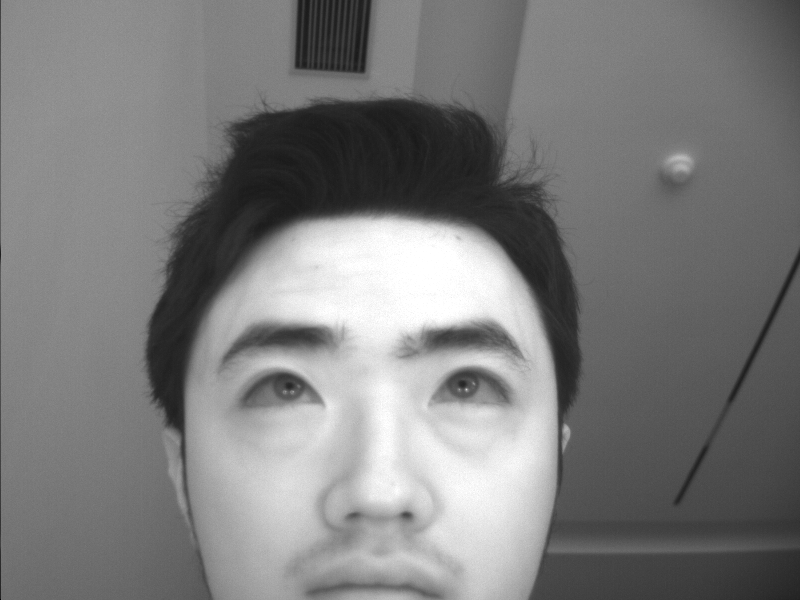
//> input picture 6.bmp, 800 x 600 px
$ ./test2   (built with g++ and OpenCV 4)
//> lines starting //> are read from the running program, lines starting //| are printed output that depends on the picture; after the words box and inside, x2 and y2 are one past the last pixel; in counts of white or black regions, pixels touching at a corner belong together
#include <opencv2/opencv.hpp>
#include <opencv2/objdetect.hpp>
#include <iostream>
#include <vector>
#include <fstream>

int main() {
    // 加载图像
    cv::Mat image = cv::imread("6.bmp", cv::IMREAD_GRAYSCALE); // 替换为你的图像路径
//> image is the input picture: 600 rows x 800 cols, CV_8UC1; min 0, max 255, mean 124.6
    if (image.empty()) {
        std::cerr << "Error: Unable to load image!" << std::endl;
        return -1;
    }

    // 加载眼睛检测器
    cv::CascadeClassifier eye_cascade;
    if (!eye_cascade.load("haarcascades/haarcascade_eye.xml")) { // 确保路径正确
        std::cerr << "Error: Unable to load eye cascade classifier!" << std::endl;
        return -1;
    }

    // 检测眼睛
    std::vector<cv::Rect> eyes;
    eye_cascade.detectMultiScale(image, eyes, 1.1, 4, 0, cv::Size(30, 30)); // 最小检测尺寸
//> eyes = 2 Rects (x, y, width, height): [420, 341, 91, 91], [230, 341, 95, 95]

    // 在图像上绘制矩形框
    for (const auto& eye : eyes) {
        cv::rectangle(image, eye, cv::Scalar(0, 255, 0), 2); // 绿色矩形框
    }
//> this loop made 2 passes
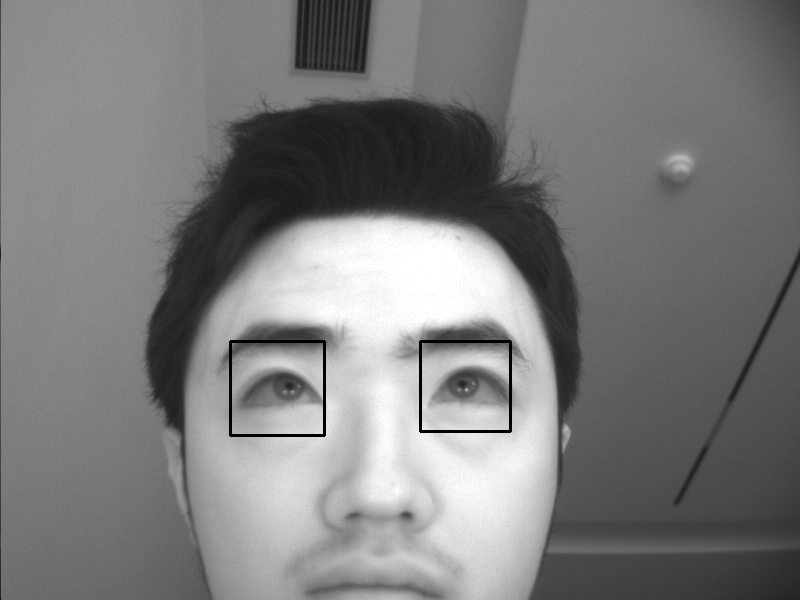
//> image: 600 rows x 800 cols, CV_8UC1; 0.46% of pixels changed, all inside (x1, y1, x2, y2) = (229, 340, 512, 437)

    // 假设检测到的两个眼睛是左右眼（按x坐标排序）
    if (eyes.size() < 2) {
        std::cerr << "Less than two eyes detected. Cannot process further." << std::endl;
        return -1;
    }

    // 按x坐标排序，确保左眼在前，右眼在后
    std::sort(eyes.begin(), eyes.end(), [](const cv::Rect& a, const cv::Rect& b) {
        return a.x < b.x;
        });
//> eyes = 2 Rects (x, y, width, height): [230, 341, 95, 95], [420, 341, 91, 91]

    // 转换为彩色图像用于绘制
    cv::Mat result;
    cv::cvtColor(image, result, cv::COLOR_GRAY2BGR);

    // 打开输出文件
    std::ofstream outFile("output/ellipse_centers.txt");
    if (!outFile.is_open()) {
        std::cerr << "Error: Unable to open output file for writing!" << std::endl;
        return -1;
    }
    outFile << std::fixed << std::setprecision(2); // 设置精度为2位小数

    // 处理左眼
    cv::Mat left_eye = image(eyes[0]);
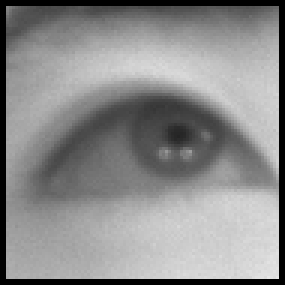
//> left_eye: 95 rows x 95 cols, CV_8UC1 (shown 3 times larger); min 0, max 231, mean 139.1
    cv::Mat blurred_left_eye;
    cv::medianBlur(left_eye, blurred_left_eye, 3); // 中值滤波
    cv::imshow("blurr", blurred_left_eye);
    cv::Mat binary_left_eye;
    cv::threshold(blurred_left_eye, binary_left_eye, 0, 255, cv::THRESH_BINARY + cv::THRESH_OTSU); // 大津法阈值分割
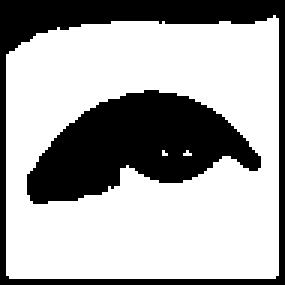
//> binary_left_eye: 95 rows x 95 cols, CV_8UC1 (shown 3 times larger); 65.8% white; 2 black regions
    cv::imshow("binaryleft", binary_left_eye);
    std::vector<std::vector<cv::Point>> left_contours;
    cv::findContours(binary_left_eye, left_contours, cv::RETR_EXTERNAL, cv::CHAIN_APPROX_SIMPLE);
//> left_contours = 1 contour; box (x1, y1, x2, y2) and area: (2, 5, 93, 93) 7498

    for (const auto& contour : left_contours) {
        if (contour.size() >= 5) { // 确保轮廓点数足够拟合椭圆
            cv::RotatedRect fitted_ellipse = cv::fitEllipse(contour);
            double area = cv::contourArea(contour);
            double aspectRatio = std::abs(fitted_ellipse.size.width / fitted_ellipse.size.height);

            if (area > 20 && area < 150 && aspectRatio > 0.5 && aspectRatio < 2.0) {
                // 转换为全局坐标
                cv::Point2f center = fitted_ellipse.center;
                center.x += eyes[0].x;
                center.y += eyes[0].y;

                // 转换椭圆的边界框为全局坐标
                cv::RotatedRect global_ellipse(fitted_ellipse.center + cv::Point2f(eyes[0].x, eyes[0].y),
                    fitted_ellipse.size, fitted_ellipse.angle);

                // 绘制椭圆和中心点
                cv::ellipse(result, global_ellipse, cv::Scalar(0, 255, 0), 2); // 绿色椭圆
                cv::circle(result, center, 2, cv::Scalar(0, 0, 255), -1); // 红色中心点

                // 写入文件
                outFile << "Left Eye Ellipse Center: (" << center.x << ", " << center.y << ")" << std::endl;
            }
        }
    }
//> this loop made 1 pass
//> (fitted_ellipse, area, aspectRatio) on pass 1: (centre (55.5, 51.1), size (89.9, 200.9), angle 86.8, 7498, 0.447)

    // 处理右眼
    cv::Mat right_eye = image(eyes[1]);
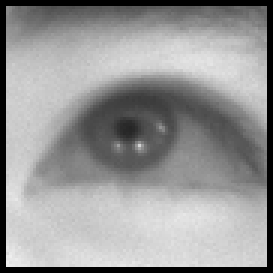
//> right_eye: 91 rows x 91 cols, CV_8UC1 (shown 3 times larger); min 0, max 238, mean 150.3
    cv::Mat blurred_right_eye;
    cv::medianBlur(right_eye, blurred_right_eye,7); // 中值滤波
    cv::Mat binary_right_eye;
    cv::threshold(blurred_right_eye, binary_right_eye, 0, 255, cv::THRESH_BINARY + cv::THRESH_OTSU); // 大津法阈值分割
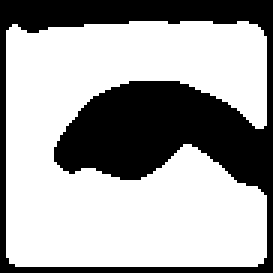
//> binary_right_eye: 91 rows x 91 cols, CV_8UC1 (shown 3 times larger); 64.6% white; 1 black region

    std::vector<std::vector<cv::Point>> right_contours;
    cv::findContours(binary_right_eye, right_contours, cv::RETR_EXTERNAL, cv::CHAIN_APPROX_SIMPLE);
//> right_contours = 1 contour; box (x1, y1, x2, y2) and area: (2, 7, 89, 89) 5124

    for (const auto& contour : right_contours) {
        if (contour.size() >= 5) { // 确保轮廓点数足够拟合椭圆
            cv::RotatedRect fitted_ellipse = cv::fitEllipse(contour);
            double area = cv::contourArea(contour);
            double aspectRatio = std::abs(fitted_ellipse.size.width / fitted_ellipse.size.height);

            if (area > 20 && area < 150 && aspectRatio > 0.5 && aspectRatio < 2.0) {
                // 转换为全局坐标
                cv::Point2f center = fitted_ellipse.center;
                center.x += eyes[1].x;
                center.y += eyes[1].y;

                // 转换椭圆的边界框为全局坐标
                cv::RotatedRect global_ellipse(fitted_ellipse.center + cv::Point2f(eyes[1].x, eyes[1].y),
                    fitted_ellipse.size, fitted_ellipse.angle);

                // 绘制椭圆和中心点
                cv::ellipse(result, global_ellipse, cv::Scalar(0, 255, 0), 2); // 绿色椭圆
                cv::circle(result, center, 2, cv::Scalar(0, 0, 255), -1); // 红色中心点

                // 写入文件
                outFile << "Right Eye Ellipse Center: (" << center.x << ", " << center.y << ")" << std::endl;
            }
        }
    }
//> this loop made 1 pass
//> (fitted_ellipse, area, aspectRatio) on pass 1: (centre (47.2, 48.4), size (81.6, 116.1), angle 176.4, 5124.5, 0.703)

    outFile.close();

    // 显示结果
    cv::imshow("Result", result);
    cv::waitKey(0);
    return 0;
}
